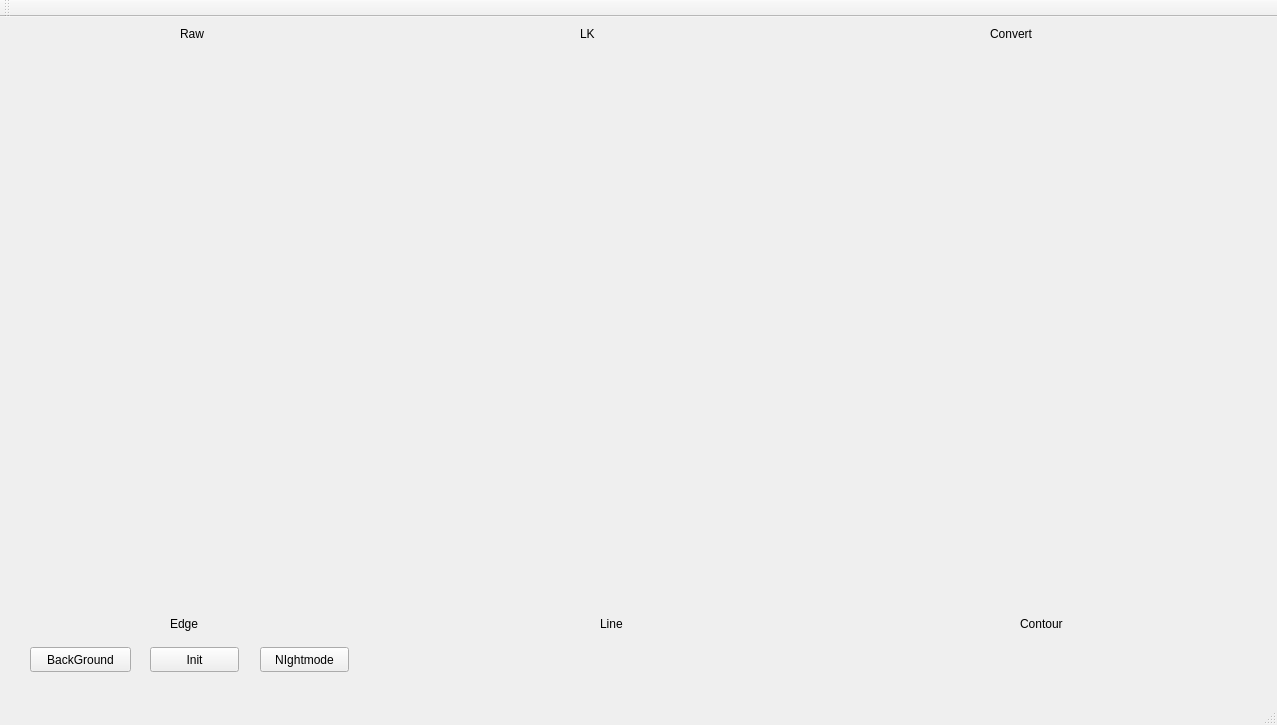
<?xml version="1.0" encoding="UTF-8"?>
<ui version="4.0">
 <class>MainWindow</class>
 <widget class="QMainWindow" name="MainWindow">
  <property name="geometry">
   <rect>
    <x>0</x>
    <y>0</y>
    <width>1277</width>
    <height>725</height>
   </rect>
  </property>
  <property name="windowTitle">
   <string>MainWindow</string>
  </property>
  <widget class="QWidget" name="centralWidget">
   <widget class="QLabel" name="label_1">
    <property name="geometry">
     <rect>
      <x>180</x>
      <y>10</y>
      <width>59</width>
      <height>14</height>
     </rect>
    </property>
    <property name="text">
     <string>Raw</string>
    </property>
   </widget>
   <widget class="QLabel" name="label_2">
    <property name="geometry">
     <rect>
      <x>580</x>
      <y>10</y>
      <width>59</width>
      <height>14</height>
     </rect>
    </property>
    <property name="text">
     <string>LK</string>
    </property>
   </widget>
   <widget class="QLabel" name="label_3">
    <property name="geometry">
     <rect>
      <x>990</x>
      <y>10</y>
      <width>59</width>
      <height>14</height>
     </rect>
    </property>
    <property name="text">
     <string>Convert</string>
    </property>
   </widget>
   <widget class="QLabel" name="label_4">
    <property name="geometry">
     <rect>
      <x>170</x>
      <y>600</y>
      <width>59</width>
      <height>14</height>
     </rect>
    </property>
    <property name="text">
     <string>Edge</string>
    </property>
   </widget>
   <widget class="QLabel" name="label_6">
    <property name="geometry">
     <rect>
      <x>1020</x>
      <y>600</y>
      <width>59</width>
      <height>14</height>
     </rect>
    </property>
    <property name="text">
     <string>Contour</string>
    </property>
   </widget>
   <widget class="QWidget" name="gridLayoutWidget">
    <property name="geometry">
     <rect>
      <x>40</x>
      <y>40</y>
      <width>1221</width>
      <height>551</height>
     </rect>
    </property>
    <layout class="QGridLayout" name="gridLayout">
     <item row="1" column="0">
      <widget class="QLabel" name="display1">
       <property name="text">
        <string/>
       </property>
      </widget>
     </item>
     <item row="1" column="1">
      <widget class="QLabel" name="display2">
       <property name="text">
        <string/>
       </property>
      </widget>
     </item>
     <item row="2" column="0">
      <widget class="QLabel" name="display4">
       <property name="text">
        <string/>
       </property>
      </widget>
     </item>
     <item row="2" column="1">
      <widget class="QLabel" name="display5">
       <property name="text">
        <string/>
       </property>
      </widget>
     </item>
     <item row="2" column="2">
      <widget class="QLabel" name="display6">
       <property name="text">
        <string/>
       </property>
      </widget>
     </item>
     <item row="1" column="2">
      <widget class="QLabel" name="display3">
       <property name="text">
        <string/>
       </property>
      </widget>
     </item>
    </layout>
   </widget>
   <widget class="QLabel" name="label_7">
    <property name="geometry">
     <rect>
      <x>600</x>
      <y>600</y>
      <width>59</width>
      <height>14</height>
     </rect>
    </property>
    <property name="text">
     <string>Line</string>
    </property>
   </widget>
   <widget class="QPushButton" name="BackGroundButtom">
    <property name="geometry">
     <rect>
      <x>30</x>
      <y>630</y>
      <width>101</width>
      <height>25</height>
     </rect>
    </property>
    <property name="text">
     <string>BackGround</string>
    </property>
    <property name="checkable">
     <bool>true</bool>
    </property>
   </widget>
   <widget class="QPushButton" name="pushButton">
    <property name="geometry">
     <rect>
      <x>150</x>
      <y>630</y>
      <width>89</width>
      <height>25</height>
     </rect>
    </property>
    <property name="text">
     <string>Init</string>
    </property>
   </widget>
   <widget class="QPushButton" name="Nightmode">
    <property name="geometry">
     <rect>
      <x>260</x>
      <y>630</y>
      <width>89</width>
      <height>25</height>
     </rect>
    </property>
    <property name="text">
     <string>NIghtmode</string>
    </property>
   </widget>
  </widget>
  <widget class="QMenuBar" name="menuBar">
   <property name="geometry">
    <rect>
     <x>0</x>
     <y>0</y>
     <width>1277</width>
     <height>22</height>
    </rect>
   </property>
  </widget>
  <widget class="QToolBar" name="mainToolBar">
   <attribute name="toolBarArea">
    <enum>TopToolBarArea</enum>
   </attribute>
   <attribute name="toolBarBreak">
    <bool>false</bool>
   </attribute>
  </widget>
  <widget class="QStatusBar" name="statusBar"/>
 </widget>
 <layoutdefault spacing="6" margin="11"/>
 <resources/>
 <connections/>
</ui>
